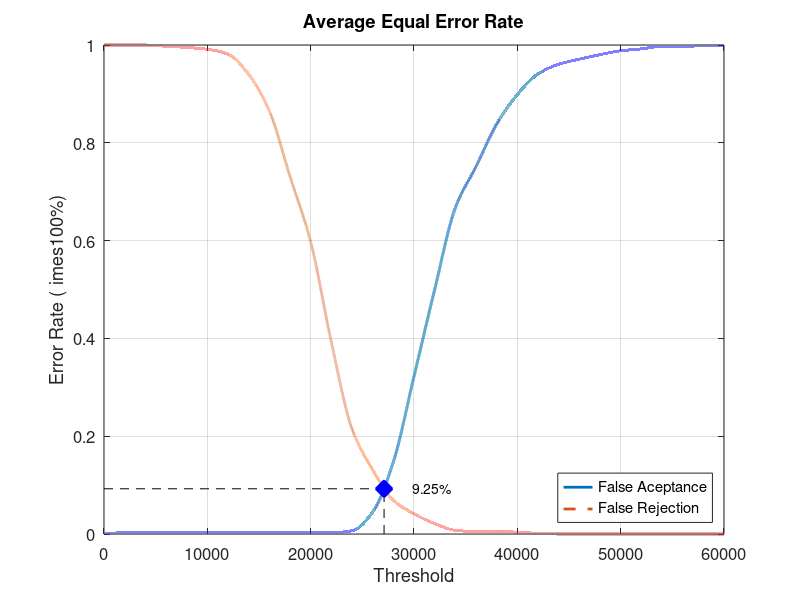
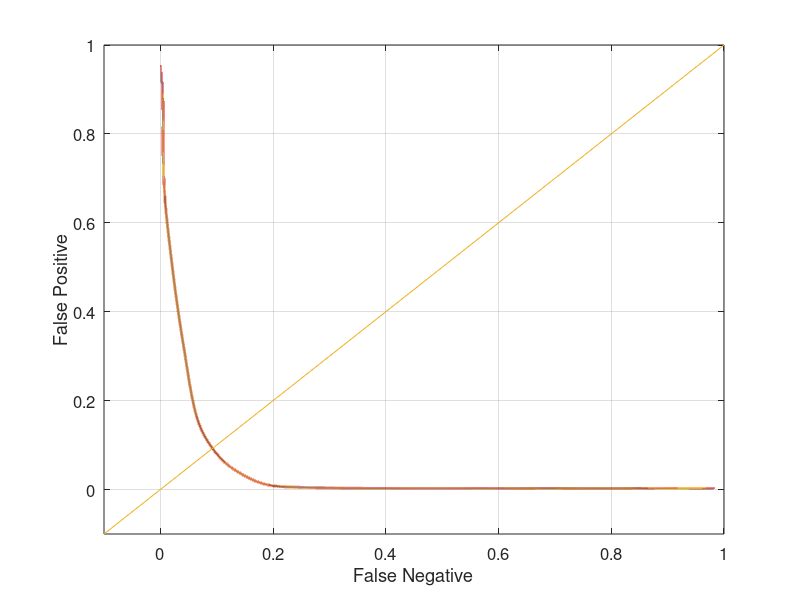

Here is the MATLAB script that generated these plots, in order:
close all;
clear;
clc;
x = 0:2000:60000;
xq = 0:0.5:60000;

y0 = [0 0.00263158 0.00263158 0.00263158 0.00263158 0.00263158 0.00263158 0.00263158 0.00263158 0.00263158 0.00263158 0.00263158 0.00657895 0.0447368 0.147368 0.322368 0.5 0.667105 0.751316 0.838158 0.898684 0.940789 0.960526 0.971053 0.980263 0.988158 0.992105 0.997368 0.997368 0.998684 1]
yy0 = interp1(x, y0, xq, 'pchip');
y1 = [1 1 1 0.9975 0.995 0.99125 0.98125 0.94 0.865 0.73125 0.5975 0.3925 0.215 0.13125 0.06875 0.04125 0.02125 0.0075 0.005 0.005 0.00375 0.00125 0 0 0 0 0 0 0 0 0]
yy1 = interp1(x, y1, xq, 'pchip');

% Calculating EER: 
y2 = abs(y0 - y1);
find(y2 == min(y2))
yy2 = abs(yy0 - yy1);
xEER = find(yy2 == min(yy2));
xEERIndex = xq(xEER) % X-axis EER
yEER = yy0(xEER) % Y-axis EER

main = figure
plot(xq, yy0,'-','LineWidth', 2);	hold on
plot(xq, yy1,'--','LineWidth', 2);	hold on
plot([xEERIndex xEERIndex], [0 yEER], 'k--');	hold on
plot([0 xEERIndex], [yEER yEER], 'k--');	hold on
plot(xEERIndex, yEER, 'bx', 'LineWidth', 10);	hold on
text(xEERIndex + 10 * xEERIndex / 100, yEER, [num2str(round((10000 * yEER)) / 100) '%'])
legend('False Aceptance', 'False Rejection', 'Location', 'SouthEast')
xlabel('Threshold')
ylabel('Error Rate (	imes100%)')
title('Average Equal Error Rate')
set(gca, 'FontSize', 12)
axis([0 60000 0 1])
grid on

print(main, 'Experiment4AverageMain', '-dpng');
FNRxFPR = figure('Color', [1 1 1]);
plot(yy1, yy0, '-', yy1, yy0, 'LineWidth', 2);
hold on
y = -0.1:0.1:1
plot(y, y); 
set(gca, 'FontSize', 12)
xlabel('False Negative')
ylabel('False Positive')
axis([-0.1 1 -0.1 1])
set(gca, 'FontSize', 12)
grid on

print(FNRxFPR, 'Experiment4AverageFNRxFPR','-dpng');
